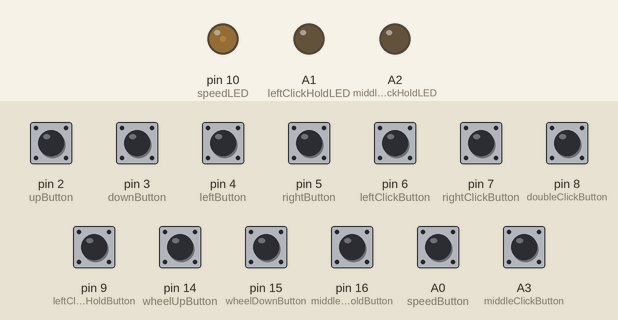
The sketch below on a simulated Arduino Leonardo, built with avr-gcc and run on an emulated ATmega32U4. On the bench: output pins drawn as LEDs (lit = HIGH). The test bench sets the inputs (shaded band); at power-on: A0 (speedButton), A3 (middleClickButton), pin 2 (upButton), pin 3 (downButton), pin 4 (leftButton), pin 5 (rightButton), pin 6 (leftClickButton), pin 7 (rightClickButton), pin 8 (doubleClickButton), pin 9 (leftClickHoldButton), pin 14 (wheelUpButton), pin 15 (wheelDownButton), pin 16 (middleClickHoldButton) LOW. USB keyboard and mouse output is not drawn.

Above: at 1.2 s.
1.3 s: A0 (speedButton) pulled HIGH for 1 s
At 2.8 s:
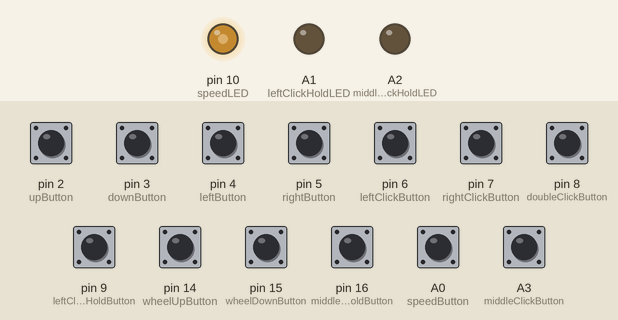
3.8 s: pin 9 (leftClickHoldButton) pulled HIGH for 0.15 s
At 4.7 s:
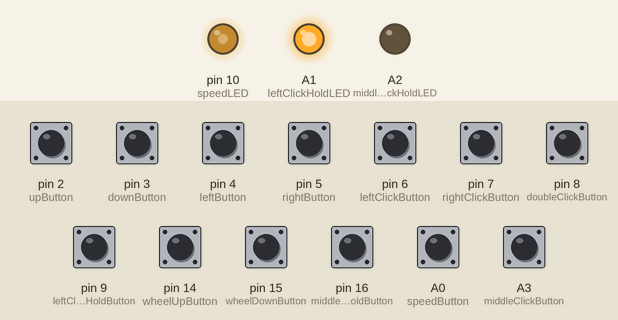
5.4 s: pin 16 (middleClickHoldButton) pulled HIGH for 0.15 s
At 5.9 s:
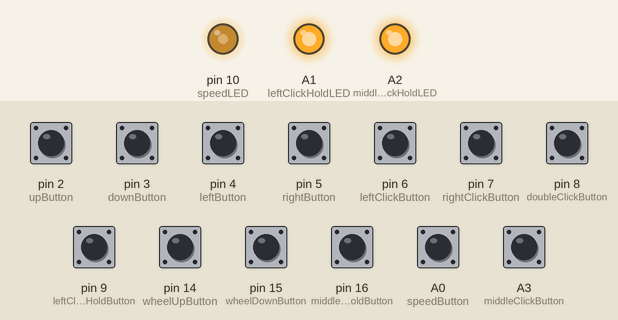
7.0 s: A0 (speedButton) pulled HIGH for 0.15 s
At 8.2 s:
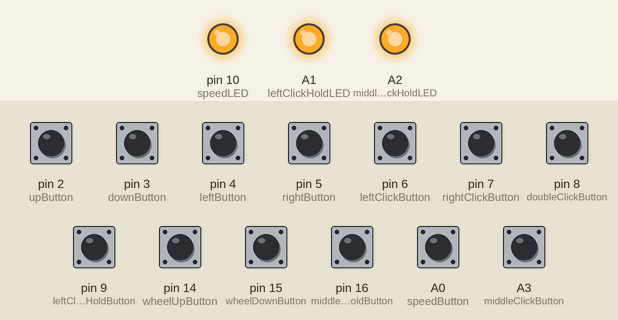
8.6 s: pin 9 (leftClickHoldButton) pulled HIGH for 1 s
At 9.4 s:
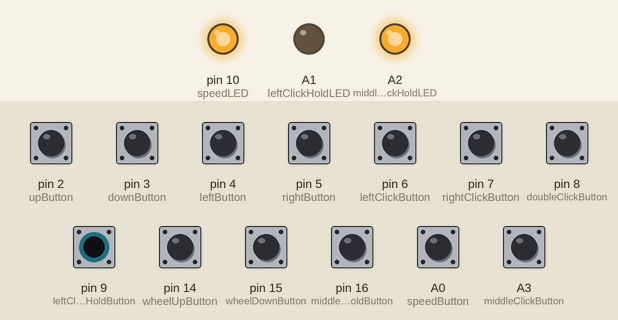
11.1 s: A0 (speedButton) pulled HIGH for 0.15 s
At 11.4 s:
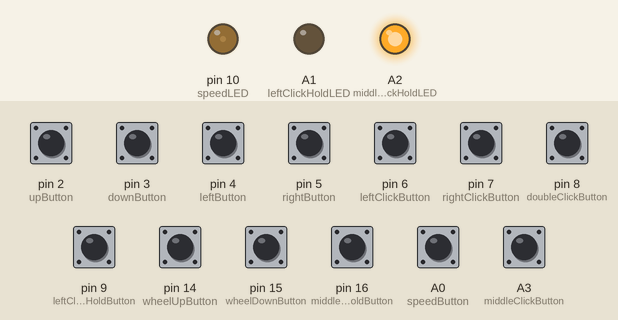
Timing chart, 0 to 13.7 s (numbered marks = the images above; inputs shaded):
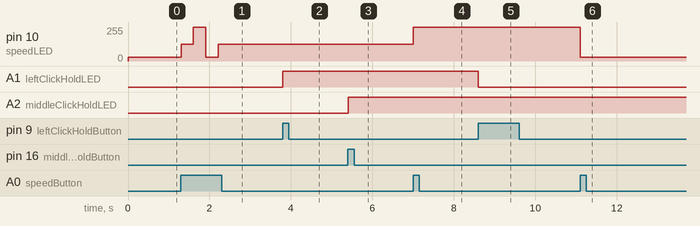

The sketch:

ATMouse_v1.ino
```cpp
#include "Mouse.h"

// set pin numbers for the five buttons:
const int upButton = 2;
const int downButton = 3;
const int leftButton = 4;
const int rightButton = 5;
const int leftClickButton = 6;
const int rightClickButton = 7;
const int doubleClickButton = 8;
const int leftClickHoldButton = 9;
const int middleClickButton = A3;
const int wheelUpButton = 14;
const int wheelDownButton = 15;
const int middleClickHoldButton = 16;
const int speedButton = A0;
const int leftClickHoldLED = A1;
const int middleClickHoldLED = A2;
const int speedLED = 10;
const int speedLedValueLow = 30;
const int speedLedValueMid = 125;
const int speedLedValueHigh = 255;


unsigned long leftClickDebouncer = 0;
unsigned long rightClickDebouncer = 0;
unsigned long middleClickDebouncer = 0;
unsigned long doubleClickDebouncer = 0;
unsigned long leftClickHoldDebouncer = 0;
unsigned long middleClickHoldDebouncer = 0;
unsigned long speedDebouncer = 0;
bool isLeftClickHold = false;
bool isMiddleClickHold = false;

int speedValue = 1;


int range = 2;              // output range of X or Y movement; affects movement SPEED
int responseDelay = 10;     // response delay of the mouse, in ms


void setup() {
  // initialize the buttons' inputs:
  pinMode(upButton, INPUT);
  pinMode(downButton, INPUT);
  pinMode(leftButton, INPUT);
  pinMode(rightButton, INPUT);
  pinMode(leftClickButton, INPUT);

  pinMode(rightClickButton, INPUT);
  pinMode(doubleClickButton, INPUT);
  pinMode(leftClickHoldButton, INPUT);
  pinMode(middleClickButton, INPUT);
  pinMode(wheelUpButton, INPUT);
  pinMode(wheelDownButton, INPUT);
  pinMode(middleClickHoldButton, INPUT);

  pinMode(speedButton, INPUT);
  pinMode(leftClickHoldLED, OUTPUT);
  pinMode(middleClickHoldLED, OUTPUT);
  pinMode(speedLED, OUTPUT);


  //TODO poner flashes de LED para indicar inicializacion
  digitalWrite(leftClickHoldLED, LOW);
  digitalWrite(middleClickHoldLED, LOW);
  digitalWrite(speedLED, LOW);

  analogWrite(speedLED, speedLedValueLow);


  // initialize mouse control:
  Mouse.begin();
}

void loop() {
  // read the buttons:
  int upState = digitalRead(upButton);
  int downState = digitalRead(downButton);
  int rightState = digitalRead(rightButton);
  int leftState = digitalRead(leftButton);
  int leftClickState = digitalRead(leftClickButton);

  int rightClickState = digitalRead(rightClickButton);
  int doubleClickState = digitalRead(doubleClickButton);
  int leftClickHoldState = digitalRead(leftClickHoldButton);
  int middleClickState = digitalRead(middleClickButton);
  int wheelUpState = digitalRead(wheelUpButton);
  int wheelDownState = digitalRead(wheelDownButton);
  int middleClickHoldState = digitalRead(middleClickHoldButton);
  int speedState = digitalRead(speedButton);


  // MOVEMENT
  // TODO el wheeldistance esta un poco demasiado rapido
  // calculate the movement distance based on the button states:
  int  xDistance = (rightState - leftState) * range;
  int  yDistance = ( downState - upState) * range;
  int  wheelDistance = ( wheelUpState - wheelDownState) ;

  // if X or Y is non-zero, move:
  if ((xDistance != 0) || (yDistance != 0) || wheelDistance != 0) {
    Mouse.move(xDistance, yDistance, wheelDistance);
  }


  //CLICKS

 // LEFT CLICK BUTTON
  if (leftClickState && leftClickDebouncer < millis()) {
     Mouse.press(MOUSE_LEFT);
     leftClickDebouncer = millis() + 10;
  } else if(!leftClickState && !isLeftClickHold){
     Mouse.release(MOUSE_LEFT);
  }

 // RIGHT CLICK BUTTON
  if (rightClickState && rightClickDebouncer < millis()) {
     Mouse.press(MOUSE_RIGHT);
     rightClickDebouncer = millis() + 10;
  } else if(!rightClickState){
     Mouse.release(MOUSE_RIGHT);
  }


 // DOUBLE LEFT CLICK
 if(doubleClickState && doubleClickDebouncer < millis()){
    Mouse.click(MOUSE_LEFT);
    delay(20);
    Mouse.click(MOUSE_LEFT);
    doubleClickDebouncer = millis() + 1000;
  }


  // LEFT CLICK HOLD
  if(leftClickHoldState && leftClickHoldDebouncer < millis()){
    if(!isLeftClickHold){
      isLeftClickHold = true;
      Mouse.press(MOUSE_LEFT);
      digitalWrite(leftClickHoldLED, HIGH);
      leftClickHoldDebouncer = millis() + 1000;
    } else {
      isLeftClickHold = false;
      Mouse.release(MOUSE_LEFT);
      digitalWrite(leftClickHoldLED, LOW);
      leftClickHoldDebouncer = millis() + 1000;
    }
  }

 // MIDDLE CLICK BUTTON
  if (middleClickState && middleClickDebouncer < millis()) {
     Mouse.click(MOUSE_MIDDLE);
     middleClickDebouncer = millis() + 200;
  }

  // MIDDLE CLICK HOLD
  if(middleClickHoldState && middleClickHoldDebouncer < millis()){
    if(!isMiddleClickHold){
      isMiddleClickHold = true;
      Mouse.press(MOUSE_MIDDLE);
      digitalWrite(middleClickHoldLED, HIGH);
      middleClickHoldDebouncer = millis() + 1000;
    } else {
      isMiddleClickHold = false;
      Mouse.release(MOUSE_MIDDLE);
      digitalWrite(middleClickHoldLED, LOW);
      middleClickHoldDebouncer = millis() + 1000;
    }
  }

  // SPEED CONTROL
  if(speedState && speedDebouncer < millis()){
    switch (speedValue){
      case 1:
        speedValue = 2;
        range = 5;
        analogWrite(speedLED, speedLedValueMid);
        break;
      case 2:
        speedValue = 3;
        range = 7;
        digitalWrite(speedLED, HIGH);
        break;
      case 3:
        speedValue = 1;
        range = 2;
        analogWrite(speedLED, speedLedValueLow);
        break;
    }

    speedDebouncer = millis() + 300;
  }


  // a delay so the mouse doesn't move too fast:
  delay(responseDelay);
}
```

Measured:
- after the input at 1.3 s, pin 10 (speedLED): 30/255 → 125/255 at once, → 255/255 0.31 s later, → 30/255 0.31 s later, → 125/255 0.31 s later
- after the input at 3.8 s, A1 (leftClickHoldLED): LOW → HIGH at once
- after the input at 5.4 s, A2 (middleClickHoldLED): LOW → HIGH at once
- after the input at 7.0 s, pin 10 (speedLED): 125/255 → 255/255 at once
- after the input at 8.6 s, A1 (leftClickHoldLED): HIGH → LOW at once
- after the input at 11.1 s, pin 10 (speedLED): 255/255 → 30/255 at once
